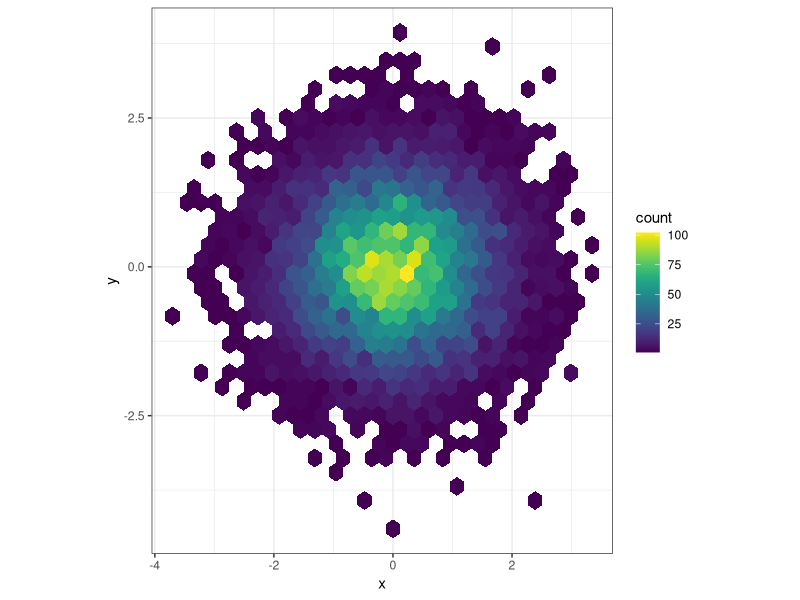
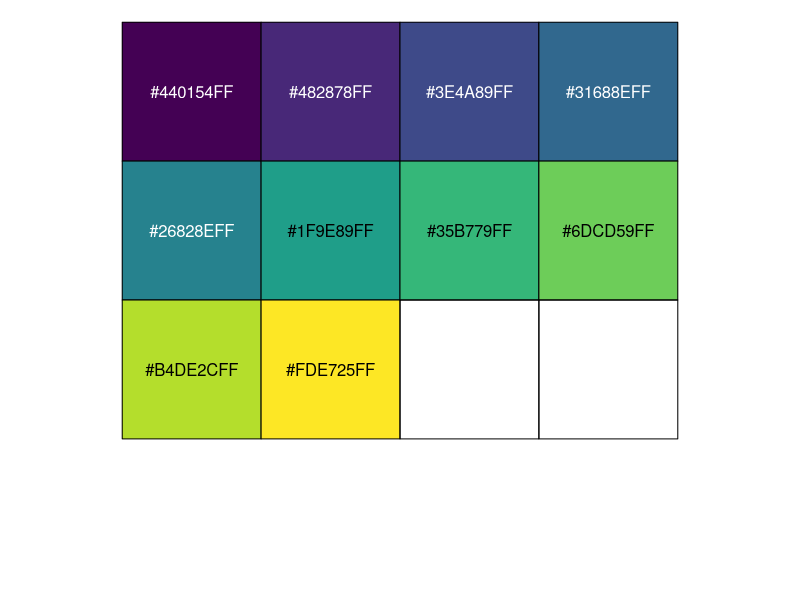
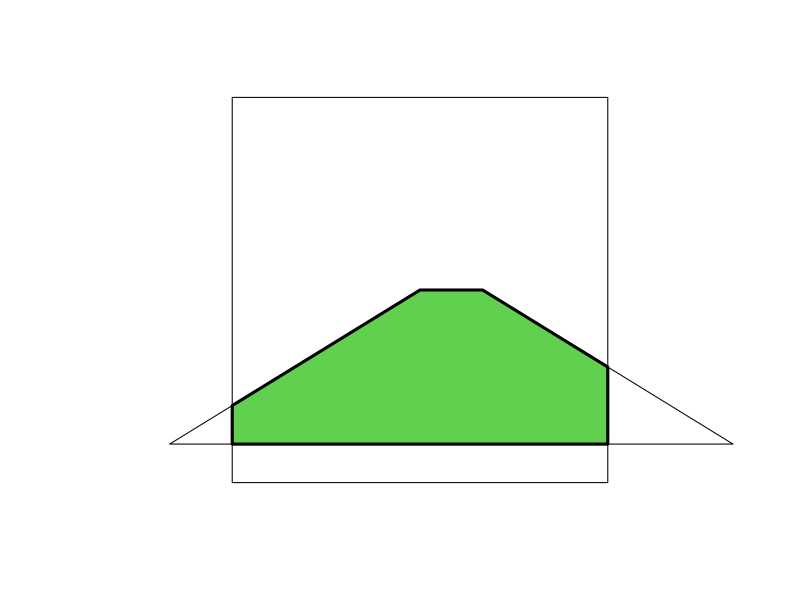
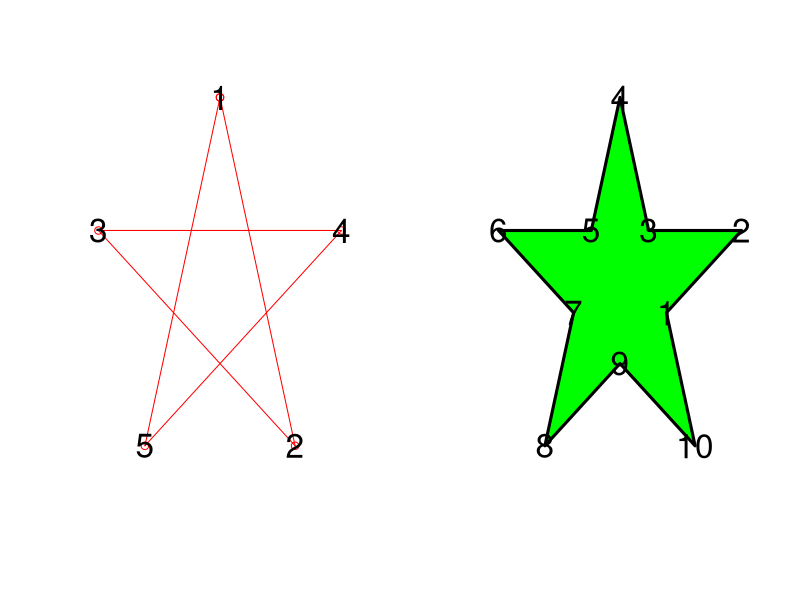

These figures' R source, in order:
## ---- chunk 1
#install.packages("viridis")
library(viridis)
## ---- chunk 2
#install.packages("hexbin")
library(hexbin)
library(ggplot2)
ggplot(data.frame(x = rnorm(10000), y = rnorm(10000)), aes(x = x, y = y)) +
  geom_hex() + coord_fixed() +
  scale_fill_viridis() + theme_bw()
## ---- chunk 3
viridis(n=10, alpha=1, option="D")
## ---- chunk 4
library(scales)
show_col(viridis_pal()(10))
## ---- chunk 5
library(permute)
set.seed(2)
shuffle(10)
set.seed(2)
sample(1:10,10,replace=F)
## ---- chunk 6
Djackal <- numeric(length = 5000)
data(jackal)
N <- nrow(jackal)

#funkcja do liczenia roznic srednich
meanDif <- function(x, grp) {
    mean(x[grp == "Male"]) - mean(x[grp == "Female"])
}

#dla roznych kombinacji liczy roznice srednich
set.seed(42)
for (i in seq_len(length(Djackal) - 1)) {
   perm <- shuffle(N)
   Djackal[i] <- with(jackal, meanDif(Length, Sex[perm]))
}
#ostatnim elementem jest zaobserwowana na zbiorze roznica srednich
Djackal[5000] <- with(jackal, meanDif(Length, Sex))

#ile roznic jest wiekszych niz zaobserwowana
Dbig <- sum(Djackal >= Djackal[5000])
# p-value
Dbig/length(Djackal)


## ---- chunk 7
wektor<-c(1,2,3)
allPerms(wektor)
allPerms(3)
## ---- chunk 8
library(foreach)
times(3) %do% rnorm(1)
#ekwiwalent do wywołania rnorm(3)
## ---- chunk 9
x<-matrix(runif(500),100)
y<-gl(2,50)
library(randomForest)
rf <- foreach(ntree=rep(250, 4), .combine=combine) %do%
randomForest(x, y, ntree=ntree)
rf

#jesli bysmy chcieli odpalić żeby liczyło równolegle to najpierw musimy zarejestrować backend, a potem:
# rf <- foreach(ntree=rep(250, 4), .combine=combine, .packages='randomForest') %dopar%
# randomForest(x, y, ntree=ntree)
# rf

## ---- chunk 10
library(iterators)
x <- foreach(a=irnorm(1, count=10), .combine='c') %:% when(a >= 0) %do% sqrt(a)
x
## ---- chunk 11
library(polyclip)

A <- list(list(x=1:10, y=c(1:5,5:1)))
B <- list(list(x=c(2,8,8,2),y=c(0,0,10,10)))
plot(c(0,10),c(0,10), type="n", axes=FALSE, xlab="", ylab="")
polygon(A[[1]])
polygon(B[[1]])
C <- polyclip(A, B,op = "intersection")
polygon(C[[1]], lwd=3, col=3)
## ---- chunk 12
theta <- 2 * pi * (0:5) * 2/5
A <- list(list(x=sin(theta), y=cos(theta)))
B <- polysimplify(A, filltype="nonzero")
opa <- par(mfrow=c(1,2))
plot(c(-1,1),c(-1,1), type="n", axes=FALSE, xlab="", ylab="")
with(A[[1]], segments(x[-6], y[-6], x[-1], y[-1], col="red"))
points(A[[1]], col="red")
with(A[[1]], text(x[1:5], y[1:5], labels=1:5, cex=2))
plot(c(-1,1),c(-1,1), type="n", axes=FALSE, xlab="", ylab="")
polygon(B[[1]], lwd=3, col="green")
with(B[[1]], text(x,y,labels=seq_along(x), cex=2))
par(opa)

